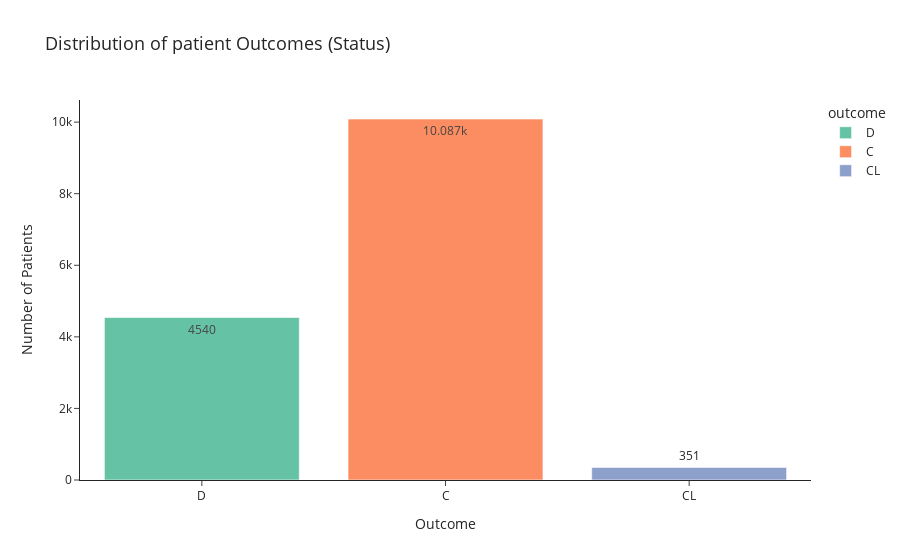

Notebook source saved alongside this figure:
### Markdown cell above
<i>Target variable Distribution</i>

### Code cell
# Target variable Distribution

fig = px.histogram(train, 
                   x='Status', 
                   color='Status',
                   title='Distribution of patient Outcomes (Status)',
                   labels={'Status':'outcome', 'count':'Number of Patients'},
                   text_auto=True, 
                   color_discrete_sequence=px.colors.qualitative.Set2)

fig.update_layout(title_font_size=18,
                  xaxis=dict(title='Outcome'),
                  yaxis=dict(title='Number of Patients'),
                  bargap=0.2,
                  template='simple_white')
fig.show()

### Figure 1 — Plotly figure (JSON) as saved in the notebook; plotly's stock layout.template omitted (floating-point values rounded to 4 significant figures; data arrays with more than 128 entries replaced by an {"elided": "..."} marker saying what was removed)
{"data": [{"alignmentgroup": "True", "bingroup": "x", "hovertemplate": "outcome=%{x}<br>count=%{y}<extra></extra>", "legendgroup": "D", "marker": {"color": "rgb(102,194,165)", "pattern": {"shape": ""}}, "name": "D", "offsetgroup": "D", "orientation": "v", "showlegend": true, "texttemplate": "%{value}", "type": "histogram", "x": {"elided": "4540 str values"}, "xaxis": "x", "yaxis": "y"}, {"alignmentgroup": "True", "bingroup": "x", "hovertemplate": "outcome=%{x}<br>count=%{y}<extra></extra>", "legendgroup": "C", "marker": {"color": "rgb(252,141,98)", "pattern": {"shape": ""}}, "name": "C", "offsetgroup": "C", "orientation": "v", "showlegend": true, "texttemplate": "%{value}", "type": "histogram", "x": {"elided": "10087 str values"}, "xaxis": "x", "yaxis": "y"}, {"alignmentgroup": "True", "bingroup": "x", "hovertemplate": "outcome=%{x}<br>count=%{y}<extra></extra>", "legendgroup": "CL", "marker": {"color": "rgb(141,160,203)", "pattern": {"shape": ""}}, "name": "CL", "offsetgroup": "CL", "orientation": "v", "showlegend": true, "texttemplate": "%{value}", "type": "histogram", "x": {"elided": "351 str values"}, "xaxis": "x", "yaxis": "y"}], "layout": {"bargap": 0.2, "barmode": "relative", "legend": {"title": {"text": "outcome"}, "tracegroupgap": 0}, "title": {"font": {"size": 18}, "text": "Distribution of patient Outcomes (Status)"}, "xaxis": {"anchor": "y", "categoryarray": ["D", "C", "CL"], "categoryorder": "array", "domain": [0, 1], "title": {"text": "Outcome"}}, "yaxis": {"anchor": "x", "domain": [0, 1], "title": {"text": "Number of Patients"}}}}
